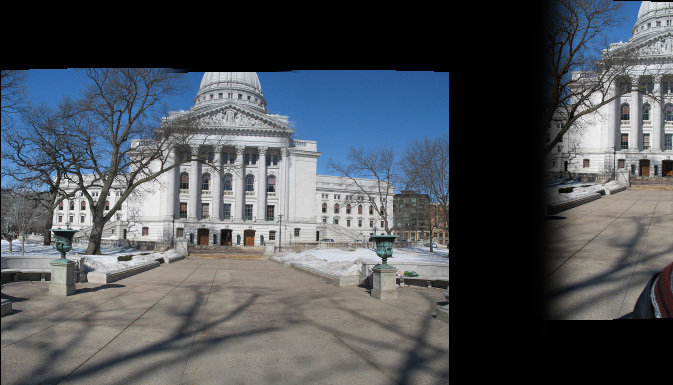
%> input picture capitols_stitched.png, 673 x 385 px
$ octave --eval "result = featureDetection('capitols_stitched.png');"   (GNU Octave 9; MATLAB toolbox functions it lacks are replaced by stand-ins)
%> lines starting %> are read from the running program, lines starting %| are printed output that depends on the picture; in (x1, y1, x2, y2) boxes, pixels count from 0 and x2, y2 are one past the last pixel; in counts of white or black regions, pixels touching at a corner belong together; the program's own positions count from 1
### imRead.m
function im = imRead(im_filename)
    if exist('jpgread')
        im = jpgread(im_filename);
    else
        im = imread(im_filename);
    end
end

### warpCylinder.m
%
% warpCylinder.m
%
% takes an image an warps it onto the cylinder
%
% Arguments:
%
% image the image to warp
% focalLength the focalLength from the camera
%
% Returns:
%
% imageout the image warped onto a cylinder
%

function imageout = warpCylinder(image, focalLength)
    [row, col, c] = size(image);
    imageout = zeros(size(image), 'uint8');

    %determine the midpoint of the image
    midy = round(row/2);
    midx = round(col/2);

    %create the warped image
    for x = 1:size(image, 2)
        for y = 1:size(image, 1)
            xp = x - midx;
            yp = y - midy;
            theta = atan(xp/focalLength);
            h = yp / sqrt(xp*xp + focalLength*focalLength);

            x_new = round(focalLength*theta) + midx;
            y_new = round(focalLength*h) + midy;

            imageout(y_new, x_new, :) = image(y, x, :);
        end
    end
end

### HarrisFeatureDetector.m

function [featureX, featureY, R] = HarrisFeatureDetector(im, w, sigma, threshold, radius, k)
    if( ~exist('w') )
	w = 5;
    elseif(rem(w, 2) == 0)
	w = w + 1;
    end
    if( ~exist('sigma') )
	sigma = 1;
    end
    if( ~exist('threshold') )
	threshold = 3;
    end
    if( ~exist('radius') )
	radius = 1;
    end
    if( ~exist('k') )
	k = 0.04;
    end

    % convert the image into luminance
    dim = ndims(im);
    if( dim == 3 )
	I = rgb2gray(im);
    else
	I = im;
    end
    [row, col] = size(I);

    % convert the im to double
    if( ~isa(I, 'double'))
	I = double(I);
    end

    % smooth the image to remove noise
    sI = filterGaussian(I, sigma, w);

    % derivatives
    [Ix, Iy] = gradient(sI);

    % products of derivatives
    Ix2 = Ix .^ 2;
    Iy2 = Iy .^ 2;
    Ixy = Ix .* Iy;

    % elements for the matrix M
    Sx2 = filterGaussian(Ix2, sigma, w);
    Sy2 = filterGaussian(Iy2, sigma, w);
    Sxy = filterGaussian(Ixy, sigma, w);

    % the response of the detector
    R = (Sx2 .* Sy2 - Sxy .^ 2) - k * (Sx2 + Sy2) .^ 2;

    % threshold on value of R
    R2 = (R > threshold);
    % compute nonmax suppression.
    R2 = R2 & (R > imdilate(R, [1 1 1; 1 0 1; 1 1 1]));

    [featureY, featureX] = find(R2);
end

### filterGaussian.m
function result = filterGaussian(im, sigma, w)

    if ~exist('w')
	w = 5;
    elseif ~mod(w, 2)
        w = w + 1;
    end
    if ~exist('sigma')
	sigma = 1;
    end

    filter = fspecial('gaussian', [w w], sigma);
    result = filter2(filter, im);
end

### FeatureRemovalBoundary.m
function [featureX, featureY] = FeatureRemovalBoundary(im, featureX, featureY, R, boundaryWidth)

    if ~exist('boundaryWidth')
	boundaryWidth = 3;
    end

    newX = [];
    newY = [];

    % convert the im into luminance
    dim = ndims(im);
    if( dim == 3 )
	I = rgb2gray(im);
    else
	I = im;
    end
    [row, col] = size(I);

    for i = 1:numel(featureY)
	x = featureX(i);
	y = featureY(i);
	if( (x>boundaryWidth) & (x<=(col-boundaryWidth)) & (y>boundaryWidth) & (y<=(row-boundaryWidth)) )
	    newX = [newX, x];
	    newY = [newY, y];
	end
    end

    featureX = newX;
    featureY = newY;
end

### FeatureRemovalLowContrast.m
function [featureX, featureY, R] = rejectLowContrast(im, featureX, featureY, R, threshold)

    if( ~exist('threshold') )
	threshold = 20; % 15/255
    end

    % convert the im into luminance
    dim = ndims(im);
    if( dim == 3 )
	I = rgb2gray(im);
    else
	I = im;
    end
    [row, col] = size(I);

    % convert the image to double
    if( ~isa(I, 'double'))
	I = double(I);
    end

    k = fspecial('average', 5);
    contrast = abs(filter2(k, I, 'same') - I);

    newX = [];
    newY = [];
    for i = 1:numel(featureX)
	if( contrast(featureY(i), featureX(i)) > threshold )
	    newY = [newY featureY(i)];
	    newX = [newX featureX(i)];
	end
    end

    featureY = newY;
    featureX = newX;
end

### FeatureRemovalEdge.m
function [featureX, featureY, R] = rejectEdge(im, featureX, featureY, R, threshold)

    if( ~exist('threshold') )
	threshold = ((10+1)^2)/10;
    end

    % convert the im into luminance
    dim = ndims(im);
    if( dim == 3 )
	I = rgb2gray(im);
    else
	I = im;
    end
    [row, col] = size(I);

    % convert the image to double
    if( ~isa(I, 'double'))
	I = double(I);
    end

    % 2nd derivative kernels
    xx = [ 1 -2  1 ];
    yy = xx';
    xy = [ 1 0 -1; 0 0 0; -1 0 1 ]/4;

    newX = [];
    newY = [];

    for i = 1:numel(featureY)
	x = featureX(i);
	y = featureY(i);

	% Compute the entries of the Hessian matrix at the extrema location.
	Dxx = sum(I(y,x-1:x+1) .* xx);
	Dyy = sum(I(y-1:y+1,x) .* yy);
	Dxy = sum(sum(I(y-1:y+1,x-1:x+1) .* xy));

	% Compute the trace and the determinant of the Hessian.
	Tr_H = Dxx + Dyy;
	Det_H = Dxx*Dyy - Dxy^2;

	% Compute the ratio of the principal curvatures.
	curvature_ratio = (Tr_H^2)/Det_H;

	if ((Det_H >= 0) & (curvature_ratio < threshold))
	    newX = [newX x];
	    newY = [newY y];
	end
    end

    featureY = newY;
    featureX = newX;
end

### SIFTFeatureDescriptor.m
function [pos, orient, desc] = SIFTFeatureDescriptor(im, featureX, featureY)

    pos = [];
    orient = [];
    desc = [];

    % convert the im into luminance
    dim = ndims(im);
    if( dim == 3 )
        I = rgb2gray(im);
    else
        I = im;
    end
    [row, col] = size(I);

    % convert the image to double
    if( ~isa(I, 'double'))
        I = double(I);
    end

    % gaussian-smoothed the image to remove some noise in advance
    L = filter2(fspecial('gaussian', [5 5]), I);

    Dx = 0.5*(L(2:(end-1), 3:(end)) - L(2:(end-1), 1:(end-2)));
    Dy = 0.5*(L(3:(end), 2:(end-1)) - L(1:(end-2), 2:(end-1)));

    % Compute the magnitude of the gradient
    mag = zeros(size(I));
    mag(2:(end-1), 2:(end-1)) = sqrt(Dx.^2 + Dy.^2);

    % Compute the orientation of the gradient
    grad = zeros(size(I));
    grad(2:(end-1), 2:(end-1)) = atan2( Dy, Dx );
    grad(find(grad == pi)) = -pi;

    num_bins = 36;
    hist_step = 2*pi/num_bins;
    hist_orient = [-pi:hist_step:(pi-hist_step)];

    % Create a gaussian weighting mask
    %   sigma = 1.5 * scale of the keypoint!
    sigma = 0.75;
    sz = 7;
    hf_sz = floor(sz/2);
    g = fspecial('gaussian', [sz sz], sigma);

    for k = 1:numel(featureY)
        % Histogram the gradient orientations for this keypoint weighted by the
        % gradient magnitude and the gaussian weighting mask.
        x = featureX(k);
        y = featureY(k);

        %disp([y, x]);
        weightedMag = g .* mag((y-hf_sz):(y+hf_sz), (x-hf_sz):(x+hf_sz));
        grad_window = L((y-hf_sz):(y+hf_sz), (x-hf_sz):(x+hf_sz));
        orient_hist = zeros(length(hist_orient), 1);
        for bin = 1:num_bins
            % Compute the diference of the orientations mod pi
            diff = mod( grad_window - hist_orient(bin) + pi, 2*pi ) - pi;

            % Accumulate the histogram bins
            orient_hist(bin)=orient_hist(bin)+sum(sum(weightedMag.*max(1 - abs(diff)/hist_step,0)));
        end

        % Find peaks in the orientation histogram using nonmax suppression.
        %   get 2 rotated vector2, representing the left and the right elements.
        %   check inequality compared to each element's neighbors (left, right).
        peaks = orient_hist;
        rot_right = [ peaks(end); peaks(1:end-1) ];
        rot_left = [ peaks(2:end); peaks(1) ];
        peaks( find(peaks < rot_right) ) = 0;
        peaks( find(peaks < rot_left) ) = 0;

        % Extract the value and index of the largest peak.
        [max_peak_val ipeak] = max(peaks);

        % Iterate over all peaks within 80% of the largest peak and add keypoints with
        % the orientation corresponding to those peaks to the keypoint list.
        peak_val = max_peak_val;
        while( peak_val > 0.8*max_peak_val )
            % Interpolate the peak by fitting a parabola to the three histogram values
            % closest to each peak.
            A = [];
            b = [];
            for j = -1:1
                A = [A; (hist_orient(ipeak)+hist_step*j).^2 (hist_orient(ipeak)+hist_step*j) 1];
                bin = mod( ipeak + j + num_bins - 1, num_bins ) + 1;
                b = [b; orient_hist(bin)];
            end
            c = pinv(A)*b;
            max_orient = -c(2)/(2*c(1));
            while( max_orient < -pi )
                max_orient = max_orient + 2*pi;
            end
            while( max_orient >= pi )
                max_orient = max_orient - 2*pi;
            end

            % Store the keypoint position, orientation, and scale information
            pos = [pos; [x y]];
            orient = [orient; max_orient];

            % Get the next peak
            peaks(ipeak) = 0;
            [peak_val ipeak] = max(peaks);
        end
    end

    % The orientation histograms have 8 bins
    orient_bin_spacing = pi/4;
    orient_angles = [-pi:orient_bin_spacing:(pi-orient_bin_spacing)];

    % The feature grid is has 4x4 cells - feat_grid describes the cell center positions
    grid_spacing = 4;
    [x_coords y_coords] = meshgrid( [-6:grid_spacing:6] );
    feat_grid = [x_coords(:) y_coords(:)]';
    [x_coords y_coords] = meshgrid( [-(2*grid_spacing-0.5):(2*grid_spacing-0.5)] );
    feat_samples = [x_coords(:) y_coords(:)]';
    feat_window = 2*grid_spacing;

    % Loop over all of the keypoints.
    for k = 1:size(pos,1)
        x = pos(k,1);
        y = pos(k,2);

        % Rotate the grid coordinates.
        M = [cos(orient(k)) -sin(orient(k)); sin(orient(k)) cos(orient(k))];
        feat_rot_grid = M*feat_grid + repmat([x; y],1,size(feat_grid,2));
        feat_rot_samples = M*feat_samples + repmat([x; y],1,size(feat_samples,2));

        % Initialize the feature descriptor.
        feat_desc = zeros(1,128);

        for s = 1:size(feat_rot_samples,2)
            x_sample = feat_rot_samples(1,s);
            y_sample = feat_rot_samples(2,s);

            % Interpolate the gradient at the sample position
            [X Y] = meshgrid( (x_sample-1):(x_sample+1), (y_sample-1):(y_sample+1) );
            try
                G = interp2( I, X, Y, '*linear' );
            catch
                G = interp2( I, X, Y, 'linear' );
            end
            G(find(isnan(G))) = 0;
            Dx = 0.5*(G(2,3) - G(2,1));
            Dy = 0.5*(G(3,2) - G(1,2));
            mag_sample = sqrt( Dx^2 + Dy^2 );
            grad_sample = atan2( Dy, Dx );
            if grad_sample == pi
                grad_sample = -pi;
            end

            % Compute the weighting for the x and y dimensions.
            x_wght = max(1 - (abs(feat_rot_grid(1,:) - x_sample)/grid_spacing), 0);
            y_wght = max(1 - (abs(feat_rot_grid(2,:) - y_sample)/grid_spacing), 0);
            pos_wght = reshape(repmat(x_wght.*y_wght,8,1),1,128);

            diff = mod( grad_sample - orient(k) - orient_angles + pi, 2*pi ) - pi;
            orient_wght = max(1 - abs(diff)/orient_bin_spacing,0);
            orient_wght = repmat(orient_wght,1,16);

            % Compute the gaussian weighting.
            g = exp(-((x_sample-x)^2+(y_sample-y)^2)/(2*feat_window^2))/(2*pi*feat_window^2);

            % Accumulate the histogram bins.
            feat_desc = feat_desc + pos_wght.*orient_wght*g*mag_sample;
        end

        feat_desc = feat_desc / norm(feat_desc);

        feat_desc( find(feat_desc > 0.2) ) = 0.2;
        feat_desc = feat_desc / norm(feat_desc);

        % Store the descriptor.
        desc = [desc; feat_desc];
    end
end

### featureDetection.m
function [featureX, featureY, pos, orient, desc, im, R] = featureDetection(im_name, focal_length, warp)

    if ~exist('focal_length')
        focal_length = 600;
    end
    if ~exist('warp')
        warp = 1;
    end

    im = imRead(im_name);
%> in imRead, im is the input picture: size 385x673x3 uint8; mean R, G, B 79, 84.1, 89.9
    if warp
        im = warpCylinder(im, focal_length);
%> after the loop in warpCylinder, `for x = 1:size(image, 2)`:
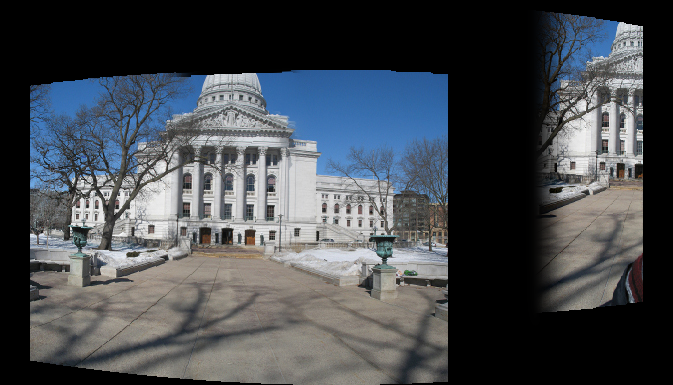
%> imageout: size 385x673x3 uint8; mean R, G, B 69, 73.6, 78.8
    end

    [featureX, featureY, R] = HarrisFeatureDetector(im, 7, 1, 5);
%> in HarrisFeatureDetector, `Ixy = Ix .* Iy;`:
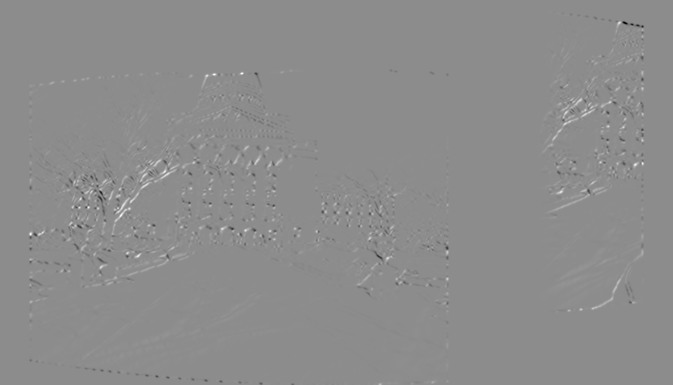
%> Ixy: size 385x673 double; min -2080.7, max 1688.6, mean 3.7; drawn with min black and max white
%> in HarrisFeatureDetector, `R = (Sx2 .* Sy2 - Sxy .^ 2) - k * (Sx2 + Sy2) .^ 2;`:
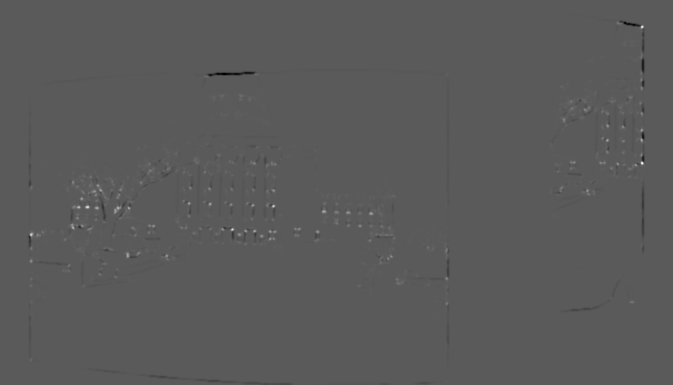
%> R: size 385x673 double; min -390405.7, max 710714.3, mean 320.4; drawn with min black and max white
%> in HarrisFeatureDetector, `R2 = (R > threshold);`:
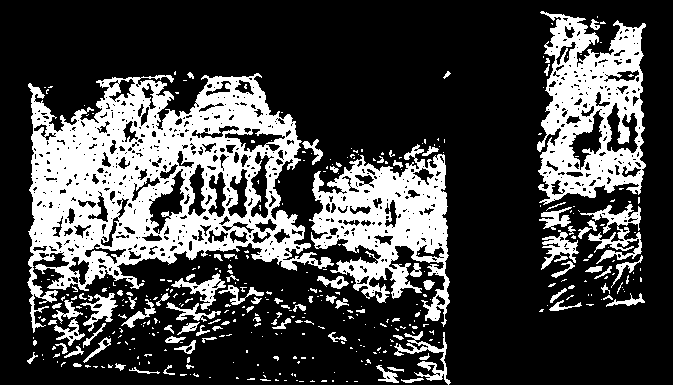
%> R2: size 385x673 logical; 26.8% white; 388 white regions (299 under 20 px), largest, box (x1, y1, x2, y2) and area: (27, 73, 334, 333) 34042, (537, 11, 646, 205) 12047, (309, 144, 450, 327) 11707
%> in HarrisFeatureDetector, `R2 = R2 & (R > imdilate(R, [1 1 1; 1 0 1; 1 1 1]));`:
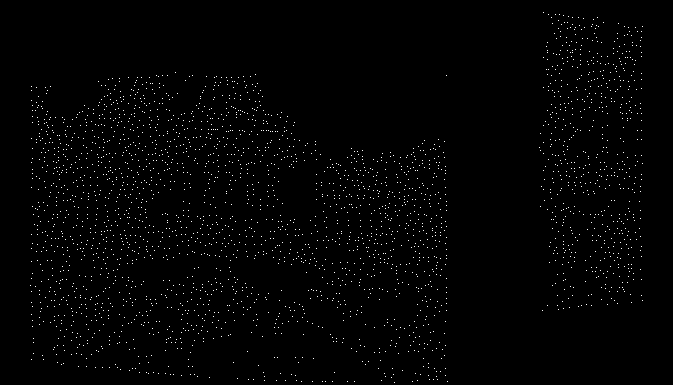
%> R2: size 385x673 logical; 1.1% white in thin lines or dots, all inside (x1, y1, x2, y2) = (30, 12, 643, 383)
%> in HarrisFeatureDetector, `[featureY, featureX] = find(R2);`: featureY = 2927 values from 13 to 383; featureX = 2927 values from 31 to 643
%> featureX = 2927 values from 31 to 643; featureY = 2927 values, max 383 at index 1986, min 13 at index 2285, mean 205.8

    [featureX, featureY] = FeatureRemovalBoundary(im, featureX, featureY, R);
%> the loop in FeatureRemovalBoundary, `for i = 1:numel(featureY)` made 2927 passes
%> (x, y, newX, newY) on passes 1 to 7: (31, 286, 31, 286), (32, 87, [31 32], [286 87]), (32, 91, [31 32 32], [286 87 91]), (32, 101, [31 32 32 32], [286 87 91 101]), (32, 139, [31 32 32 32 32], [286 87 91 101 139]), (32, 163, [31 32 32 32 32 32], [286 87 91 101 139 163]), (32, 188, [31 32 32 32 32 32 32], [286 87 91 101 139 163 188])
%> (x, y, newX) on pass 16: (33, 106, [31 32 32 32 32 32 32 32 32 32 32 32 32 32 32 33])
%> after the loop in FeatureRemovalBoundary, `for i = 1:numel(featureY)`: newX = 2926 values from 31 to 643; newY = 2926 values, max 382 at index 1613, min 13 at index 2284, mean 205.7
%> in FeatureRemovalBoundary, `featureX = newX;`: featureX = 2926 values from 31 to 643
%> in FeatureRemovalBoundary, `featureY = newY;`: featureY has the same summary as newY
%> featureX = 2926 values from 31 to 643; featureY has the same summary as newY in FeatureRemovalBoundary
    [featureX, featureY, R] = FeatureRemovalLowContrast(im, featureX, featureY, R);
%> in rejectLowContrast, `contrast = abs(filter2(k, I, 'same') - I);`:
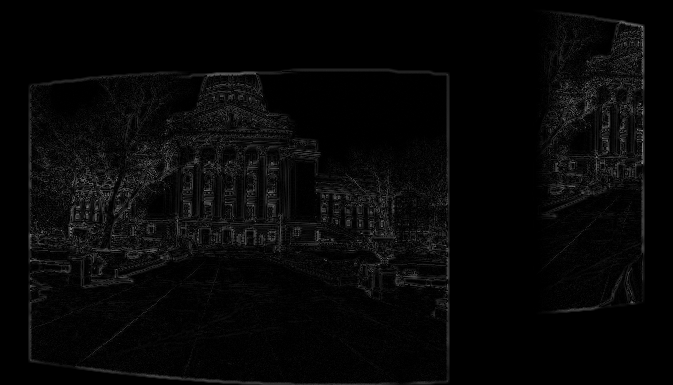
%> contrast: size 385x673 double; min 0, max 144.2, mean 7.3
%> the loop in rejectLowContrast, `for i = 1:numel(featureX)` made 2926 passes
%> (newY, newX) on passes 1, 4, 7, 8, 9, 10, 11: (286, 31), ([286 101], [31 32]), ([286 101 188], [31 32 32]), ([286 101 188 235], [31 32 32 32]), ([286 101 188 235 249], [31 32 32 32 32]), ([286 101 188 235 249 262], [31 32 32 32 32 32]), ([286 101 188 235 249 262 279], [31 32 32 32 32 32 32])
%> newX on passes 46, 49: [31 32 32 32 32 32 32 32 32 32 33 36 37 37 38], [31 32 32 32 32 32 32 32 32 32 33 36 37 37 38 38]
%> after the loop in rejectLowContrast, `for i = 1:numel(featureX)`: newX = 1173 values from 31 to 643; newY = 1173 values, max 382 at index 912, min 18 at index 1027, mean 179.8
%> in rejectLowContrast, `featureY = newY;`: featureY has the same summary as newY
%> in rejectLowContrast, `featureX = newX;`: featureX = 1173 values from 31 to 643
%> featureX = 1173 values from 31 to 643; featureY has the same summary as newY in rejectLowContrast
    [featureX, featureY, R] = FeatureRemovalEdge(im, featureX, featureY, R);
%> the loop in rejectEdge, `for i = 1:numel(featureY)` made 1173 passes
%> (x, y, Dxx, Dyy, Dxy, Tr_H, Det_H, curvature_ratio) on passes 1, 2, 9, 12, 13, 14, 15, 16, 19, 21, 22, 23: (31, 286, -126, -99, 25, -225, 11849, 4.27), (32, 101, -35, -35, 2.75, -70, 1217.4, 4.02), (32, 315, -4, -12, 3.5, -16, 35.75, 7.16), (36, 287, -14, -91, -5.5, -105, 1243.8, 8.86), (37, 177, 24, 95, -7, 119, 2231, 6.35), (37, 252, 20, 43, 5.25, 63, 832.4, 4.77), (38, 118, 25, 72, -1.25, 97, 1798.4, 5.23), (38, 230, -91, -58, 7.25, -149, 5225.4, 4.25), (40, 134, 51, 35, -0.5, 86, 1784.8, 4.14), (40, 291, -64, -54, 9.5, -118, 3365.8, 4.14), (40, 295, -61, -66, -9.5, -127, 3935.8, 4.1), (42, 130, 19, 61, 3.5, 80, 1146.8, 5.58)
%> (x, y, Dxx, Dyy, Dxy, Tr_H, Det_H, curvature_ratio) on passes 26 to 27: (44, 149, 32, 55, -7.75, 87, 1699.9, 4.45), (45, 158, 18, 81, 18.75, 99, 1106.4, 8.86)
    [pos, orient, desc] = SIFTFeatureDescriptor(im, featureX, featureY);
%> in SIFTFeatureDescriptor, `grad(find(grad == pi)) = -pi;`:
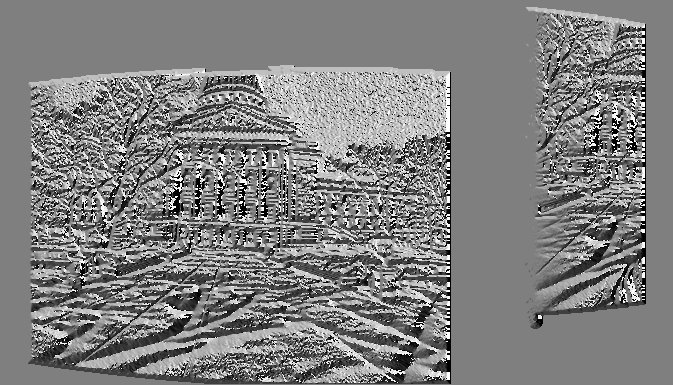
%> grad: size 385x673 double; min -3.14, max 3.14, mean 0.0162; drawn with min black and max white
end
%> (the run ends here)
